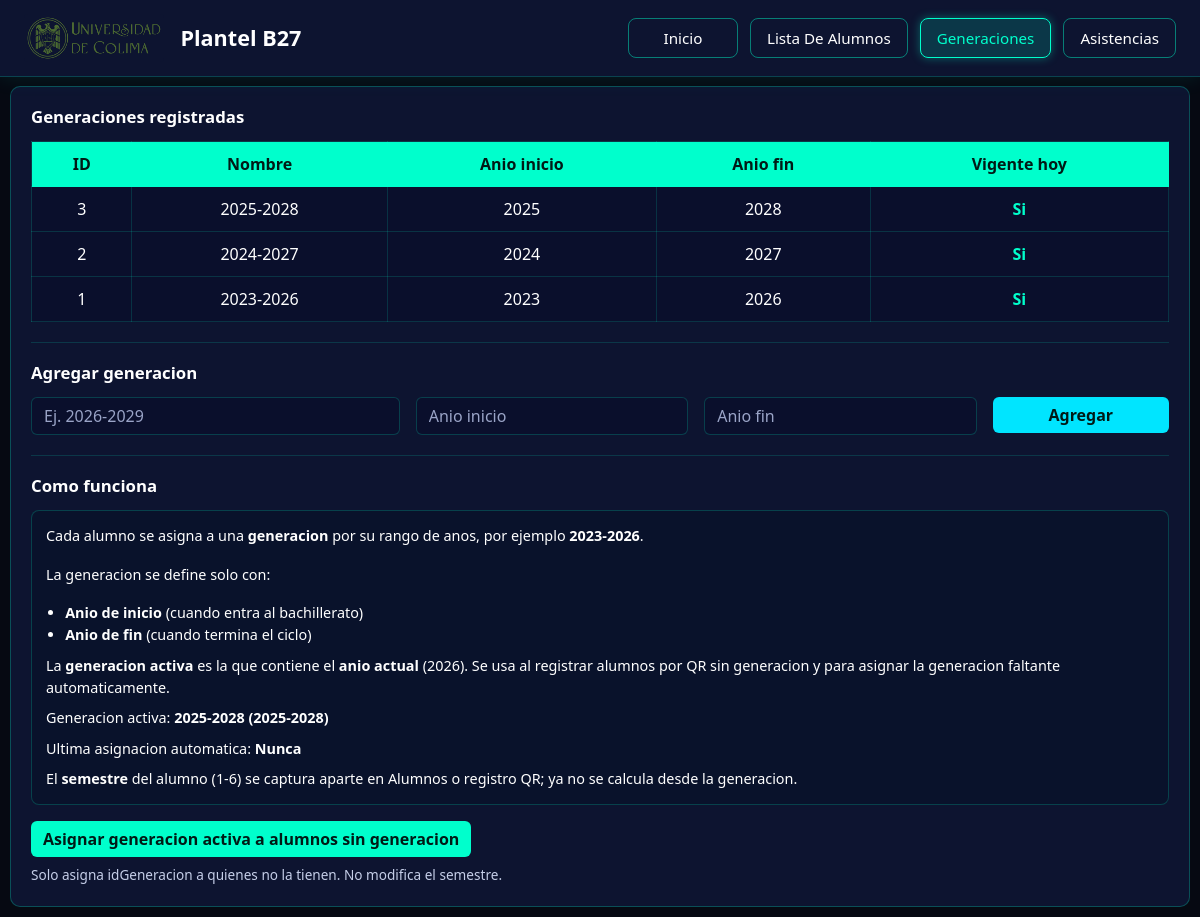
The app's page /generaciones.php (signed in) with its own data.
### tables this page shows
CREATE TABLE `generaciones` (
  `idGeneracion` int(11) NOT NULL AUTO_INCREMENT,
  `nombre_generacion` varchar(50) NOT NULL,
  `fecha_inicio` year NOT NULL,
  `fecha_fin` year NOT NULL,
  PRIMARY KEY (`idGeneracion`)
);

### src/generaciones_helper.php (called while the page is built, shortened)
<?php
function obtenerGeneracionActiva(mysqli $conexion, ?int $anio = null): ?array
{
    $anio = $anio ?? (int) date('Y');
    $stmt = $conexion->prepare(
        'SELECT idGeneracion, nombre_generacion, fecha_inicio, fecha_fin
         FROM generaciones
         WHERE ? BETWEEN fecha_inicio AND fecha_fin
         ORDER BY idGeneracion DESC
         LIMIT 1'
    );
    $stmt->bind_param('i', $anio);
    $stmt->execute();
    $row = $stmt->get_result()->fetch_assoc();
    if ($row) {
        return $row;
    }
    $res = $conexion->query(
        'SELECT idGeneracion, nombre_generacion, fecha_inicio, fecha_fin
         FROM generaciones ORDER BY idGeneracion DESC LIMIT 1'
    );
    return $res ? $res->fetch_assoc() : null;
}
function anioDentroDeGeneracion(array $generacion, ?int $anio = null): bool
{
    $anio = $anio ?? (int) date('Y');
    $inicio = (int) $generacion['fecha_inicio'];
    $fin = (int) $generacion['fecha_fin'];
    return $anio >= $inicio && $anio <= $fin;
}
function etiquetaGeneracion(array $generacion): string
{
    return $generacion['nombre_generacion']
        . ' (' . (int) $generacion['fecha_inicio'] . '-' . (int) $generacion['fecha_fin'] . ')';
}
function obtenerConfig(mysqli $conexion, string $clave): string
{
    $stmt = $conexion->prepare('SELECT valor FROM config_sistema WHERE clave = ?');
    $stmt->bind_param('s', $clave);
    $stmt->execute();
    $row = $stmt->get_result()->fetch_assoc();
    return $row['valor'] ?? '';
}

### src/generaciones.php (the view, shortened to what this page needs)
<?php
include('conexion.php');
require_once 'generaciones_helper.php';
$generaciones = $conexion->query(
    'SELECT * FROM generaciones ORDER BY fecha_inicio DESC'
)->fetch_all(MYSQLI_ASSOC);
$activa = obtenerGeneracionActiva($conexion);
$anioActual = (int) date('Y');
$ultimaSync = obtenerConfig($conexion, 'ultima_sincronizacion_generaciones');
?>
<!DOCTYPE html>
<html lang="es">
<head>
<link href="https://cdn.jsdelivr.net/npm/bootstrap@5.3.0/dist/css/bootstrap.min.css" rel="stylesheet">
<link rel="stylesheet" href="date-inputs.css">
</head>
<body class="has-nav-sticky">
<?php
include 'nav_secundario.php';
?>
<div class="wrap">
<div class="card">
    <div class="seccion-generaciones">
        <h5>Generaciones registradas</h5>
        <table>
            <thead>
                <tr><th>ID</th><th>Nombre</th><th>Anio inicio</th><th>Anio fin</th><th>Vigente hoy</th></tr>
            </thead>
            <tbody>
            <?php foreach ($generaciones as $g): ?>
            <tr>
                <td><?php echo (int) $g['idGeneracion']; ?></td>
                <td><?php echo htmlspecialchars($g['nombre_generacion'], ENT_QUOTES, 'UTF-8'); ?></td>
                <td><?php echo (int) $g['fecha_inicio']; ?></td>
                <td><?php echo (int) $g['fecha_fin']; ?></td>
                <td><?php echo anioDentroDeGeneracion($g) ? '<span class="badge-vigente">Si</span>' : 'No'; ?></td>
            </tr>
            <?php endforeach; ?>
            </tbody>
        </table>
    </div>
    <div class="seccion-generaciones">
        <h5>Agregar generacion</h5>
        <form method="POST" class="row g-3">
            <div class="col-md-4">
                <input type="text" name="nombre_generacion" class="form-control" placeholder="Ej. 2026-2029" required>
            </div>
            <div class="col-md-3">
                <input type="number" name="fecha_inicio" class="form-control" placeholder="Anio inicio" required>
            </div>
            <div class="col-md-3">
                <input type="number" name="fecha_fin" class="form-control" placeholder="Anio fin" required>
            </div>
            <div class="col-md-2">
                <button type="submit" name="agregar" value="1" class="btn btn-agregar w-100">Agregar</button>
            </div>
        </form>
    </div>
    <div class="seccion-generaciones">
        <h5>Como funciona</h5>
        <div class="info-box">
            <p>Cada alumno se asigna a una <strong>generacion</strong> por su rango de anos, por ejemplo <strong>2023-2026</strong>.</p>
            <p>La generacion se define solo con:</p>
            <ul>
                <li><strong>Anio de inicio</strong> (cuando entra al bachillerato)</li>
                <li><strong>Anio de fin</strong> (cuando termina el ciclo)</li>
            </ul>
            <p class="mt-2 mb-0">La <strong>generacion activa</strong> es la que contiene el <strong>anio actual</strong> (<?php echo $anioActual; ?>).
            Se usa al registrar alumnos por QR sin generacion y para asignar la generacion faltante automaticamente.</p>
            <?php if ($activa): ?>
            <p class="mt-2 mb-0">Generacion activa: <strong><?php echo htmlspecialchars(etiquetaGeneracion($activa), ENT_QUOTES, 'UTF-8'); ?></strong></p>
            <?php endif; ?>
            <p class="mt-2 mb-0">Ultima asignacion automatica: <strong><?php echo $ultimaSync !== '' ? htmlspecialchars($ultimaSync, ENT_QUOTES, 'UTF-8') : 'Nunca'; ?></strong></p>
            <p class="mt-2 mb-0">El <strong>semestre</strong> del alumno (1-6) se captura aparte en Alumnos o registro QR; ya no se calcula desde la generacion.</p>
        </div>
        <form method="POST" class="mt-3 mb-0">
            <button type="submit" name="sincronizar" value="1" class="btn btn-sync">
                Asignar generacion activa a alumnos sin generacion
            </button>
            <small class="texto-secundario d-block mt-2">
                Solo asigna idGeneracion a quienes no la tienen. No modifica el semestre.
            </small>
        </form>
    </div>
</div>
</div>
</body>
</html>

### src/nav_secundario.css (style rules this page uses)
body.has-nav-sticky { padding-top: 76px; }

### src/generaciones.php (style rules this page uses)
:root { --card:#0d1430; --neon:#00ffcc; }
body { margin:0; font-family:'Segoe UI',sans-serif; background:#060912; color:#fff; }
.wrap { width:100%; padding:10px; box-sizing:border-box; }
.card { background:var(--card); border:1px solid rgba(0,255,204,.25); border-radius:10px; padding:20px; color:#fff; }
.card h5 { color:#fff; font-size:1.05rem; font-weight:600; margin:0 0 14px 0; }
.seccion-generaciones { padding-bottom:20px; margin-bottom:20px; border-bottom:1px solid rgba(0,255,204,.15); }
.seccion-generaciones:last-child { padding-bottom:0; margin-bottom:0; border-bottom:none; }
.form-control { background:#0a0f2c; border:1px solid rgba(0,255,204,.2); color:#fff; }
.form-control::placeholder { color:#9aa4c7; }
table { width:100%; border-collapse:collapse; }
th,td { border:1px solid rgba(0,255,204,.15); padding:10px; text-align:center; color:#fff; }
th { background:var(--neon); color:#001a16; font-weight:700; }
tbody tr { background:#0a0f2c; }
.info-box { background:#09122b; border:1px solid rgba(0,255,204,.2); border-radius:8px; padding:14px; font-size:.9rem; color:#fff; line-height:1.55; }
.info-box p, .info-box li, .info-box strong { color:#fff; }
.info-box ul { margin-bottom:0; padding-left:1.2rem; }
.texto-secundario { color:#c5cee8; font-size:.85rem; }
.badge-vigente { color:#00ffcc; font-weight:600; }
.btn-agregar { background:#00e5ff; border:none; color:#001a16; font-weight:600; }
.btn-sync { background:#00ffcc; border:none; color:#001a16; font-weight:600; }

### records on screen
generaciones: idGeneracion "3", nombre_generacion "2025-2028", fecha_inicio "2025", fecha_fin "2028", shows "Si", etiquetaGeneracion($activa) "2025-2028 (2025-2028)"
generaciones: idGeneracion "2", nombre_generacion "2024-2027", fecha_inicio "2024", fecha_fin "2027", shows "Si"
generaciones: idGeneracion "1", nombre_generacion "2023-2026", fecha_inicio "2023", fecha_fin "2026", shows "Si"

### other values on screen
$tituloNav "Plantel B27"
$link['label'] "Inicio"
$link['label'] "Lista De Alumnos"
$link['label'] "Generaciones"
$link['label'] "Asistencias"
